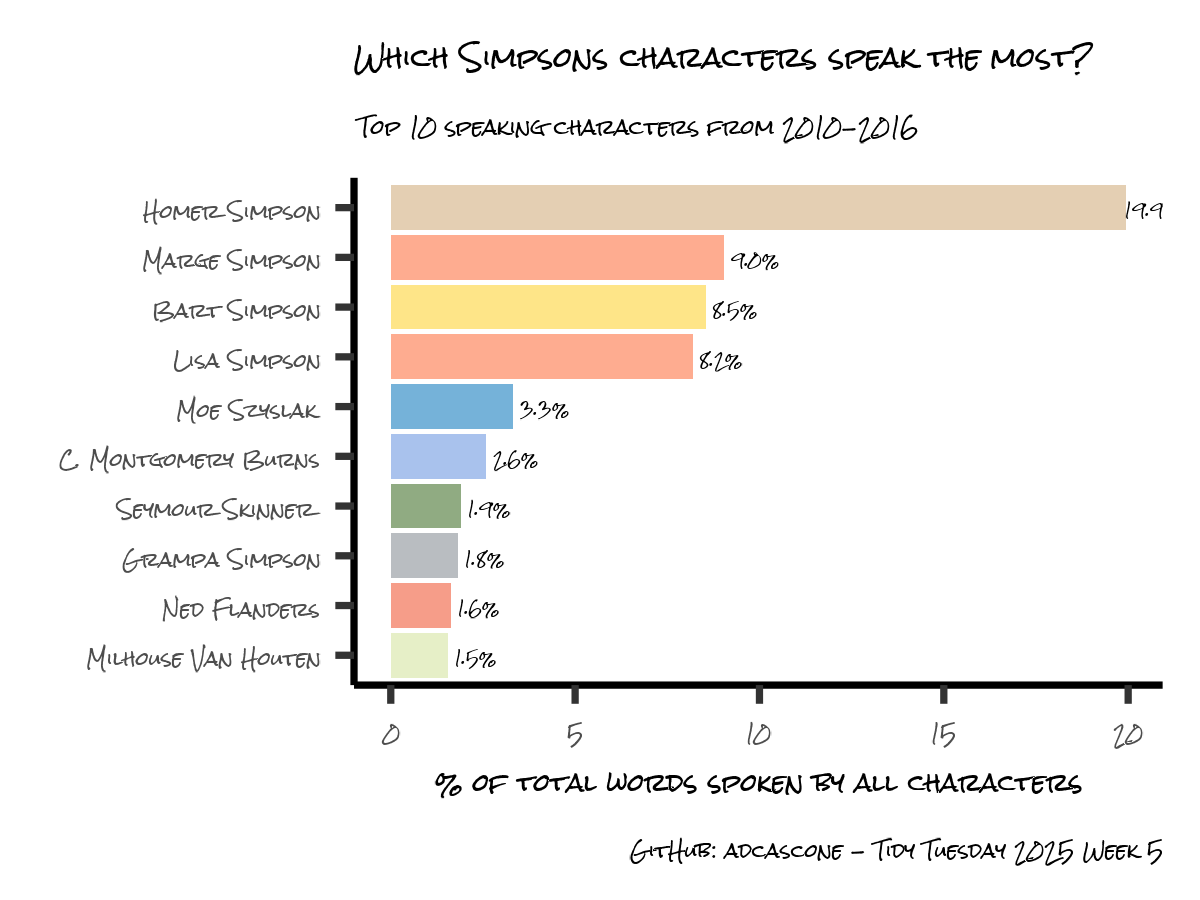

Reproduce this figure in R.
library(ggplot2)
library(dplyr)
library(showtext)
font_add_google("Rock Salt")
showtext_auto()

simpsons_characters <- readr::read_csv('https://raw.githubusercontent.com/rfordatascience/tidytuesday/main/data/2025/2025-02-04/simpsons_characters.csv')
simpsons_episodes <- readr::read_csv('https://raw.githubusercontent.com/rfordatascience/tidytuesday/main/data/2025/2025-02-04/simpsons_episodes.csv')
simpsons_locations <- readr::read_csv('https://raw.githubusercontent.com/rfordatascience/tidytuesday/main/data/2025/2025-02-04/simpsons_locations.csv')
simpsons_script_lines <- readr::read_csv('https://raw.githubusercontent.com/rfordatascience/tidytuesday/main/data/2025/2025-02-04/simpsons_script_lines.csv')

# filter episodes to include 2010+
simpsons_episodes <- simpsons_episodes |> 
  dplyr::filter(original_air_year >= 2010)

# filter script lines to only include lines for these episodes
simpsons_script_lines <- simpsons_script_lines |> 
  dplyr::semi_join(simpsons_episodes, by = c("episode_id" = "id"))

simpsons_characters <- simpsons_characters%>%
  rename(character_id = "id")

p <- simpsons_script_lines %>% 
  na.omit()%>%
  group_by(character_id) %>% 
  summarize(total_words = sum(word_count)) %>%
  ungroup()%>%
  mutate(pct_words = total_words/sum(total_words))%>%
  filter(pct_words>.0154) %>%
  merge(simpsons_characters, by="character_id")%>%
  ggplot(aes(x=reorder(name, pct_words), y=pct_words*100))+
  geom_bar(stat="identity",aes(fill=name))+
  scale_fill_manual(values=c("#FED43999","#709ae199","#8A919799","#D2AF8199","#FD744699",
                       "#FD744699","#D5E4A299","#197EC099","#F05C3B99","#46732E99"))+
  geom_text(aes(label=paste0(format(round(pct_words*100,1), nsmall=1), "%"), y=pct_words*100+.005), color="black", size=4, hjust=0, family="Rock Salt")+
  coord_flip()+
  theme_classic(base_size=18)+
  theme(text=element_text(family="Rock Salt"),
        plot.title = element_text(size = 20),
        plot.subtitle = element_text(size = 15),
        axis.title.x = element_text(size = 18),
        axis.title.y = element_text(size = 0),
        legend.position = "none")+
  labs(title='Which Simpsons characters speak the most?', 
       x="", 
       y="% of total words spoken by all characters",
       subtitle='Top 10 speaking characters from 2010-2016',
       caption="GitHub: adcascone")

ggsave(plot=p, filename = "./2024-02-04/simpsons_speaking.png", width=4, height=3)

